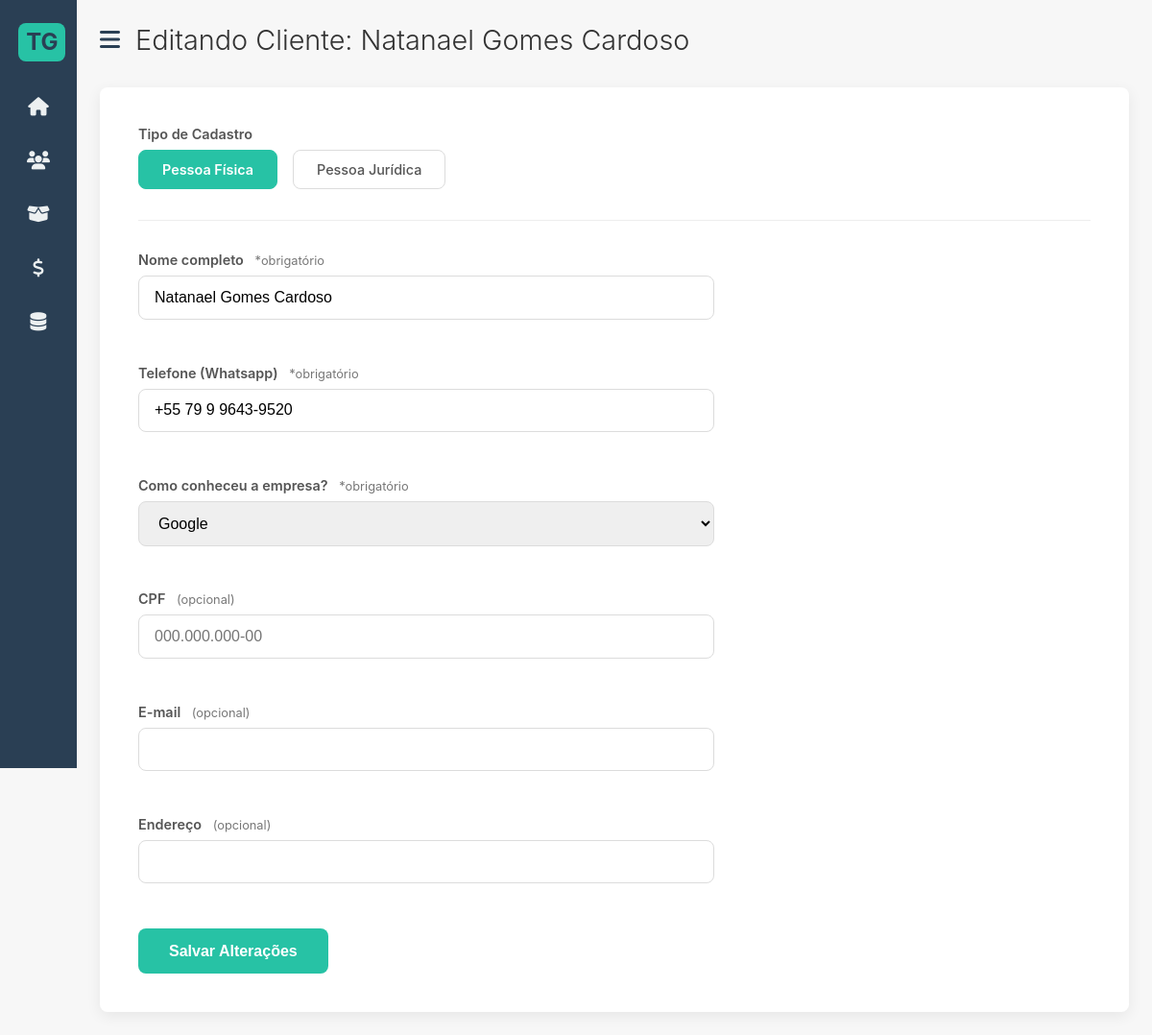
/clientes/editar/1, run on the app's committed database.
### app.py (models this page shows)
class Cliente(db.Model):
    id = db.Column(db.Integer, primary_key=True)
    tipo = db.Column(db.String(10), nullable=False)
    nome = db.Column(db.String(100))
    cpf = db.Column(db.String(20), unique=True)
    email = db.Column(db.String(120))
    endereco_pf = db.Column(db.String(255))
    razao_social = db.Column(db.String(100))
    responsavel = db.Column(db.String(100))
    cnpj = db.Column(db.String(20), unique=True)
    email_cnpj = db.Column(db.String(120))
    telefone_empresa = db.Column(db.String(30))
    endereco_empresa_pj = db.Column(db.String(255))
    endereco_entrega_pj = db.Column(db.String(255))
    telefone = db.Column(db.String(30), nullable=False)
    como_conheceu = db.Column(db.String(100), nullable=False)
    como_conheceu_outros = db.Column(db.String(100))

### app.py (the view, shortened to what this page needs)
@app.route('/clientes/editar/<int:id>', methods=['GET', 'POST'])
def editar_cliente(id):
    cliente = db.get_or_404(Cliente, id)
    return render_template('editar_cliente.html', cliente=cliente)

### app.py (called while the page is built)
@app.context_processor
def inject_now():
    return {'now': datetime.utcnow}

### templates/editar_cliente.html (shortened to what this page needs)
{% extends 'base.html' %}
{% block page_title %}Editando Cliente: {{ cliente.nome or cliente.razao_social }}{% endblock %}
{% block content %}
<form id="formCliente" action="{{ url_for('editar_cliente', id=cliente.id) }}" method="post" novalidate>
    <div class="form-group">
        <label>Tipo de Cadastro</label>
        <div class="radio-group">
            <label for="tipo_cpf">Pessoa Física</label>
            <label for="tipo_cnpj">Pessoa Jurídica</label>
        </div>
    </div>
    <hr style="border: none; border-top: 1px solid #eee; margin: 2rem 0;">
    <div id="form-cpf">
        <div class="form-group">
            <label for="nome_pf">Nome completo <span class="label-note">*obrigatório</span></label>
            <input type="text" name="nome" id="nome_pf" value="{{ cliente.nome or '' }}">
            <div class="error-message"></div>
        </div>
        <div class="form-group">
            <label for="telefone_pf">Telefone (Whatsapp) <span class="label-note">*obrigatório</span></label>
            <input type="text" name="telefone" id="telefone_pf" class="telefone-input"
                value="{{ cliente.telefone or '' }}">
            <div class="error-message"></div>
        </div>
        <div class="form-group">
            <label for="como_conheceu_pf">Como conheceu a empresa? <span class="label-note">*obrigatório</span></label>
            <select name="como_conheceu" id="como_conheceu_pf" class="como-conheceu-select">
                <option value="Google" {% if cliente.como_conheceu=='Google' %}selected{% endif %}>Google</option>
            </select>
            <div class="error-message"></div>
        </div>
        <div class="form-group">
            <label for="cpf">CPF <span class="label-note">(opcional)</span></label>
            <input type="text" name="cpf" id="cpf" placeholder="000.000.000-00" value="{{ cliente.cpf or '' }}">
            <div class="error-message"></div>
        </div>
        <div class="form-group">
            <label for="email_pf">E-mail <span class="label-note">(opcional)</span></label>
            <input type="email" name="email" id="email_pf" value="{{ cliente.email or '' }}">
            <div class="error-message"></div>
        </div>
        <div class="form-group">
            <label for="endereco_pf">Endereço <span class="label-note">(opcional)</span></label>
            <input type="text" name="endereco_pf" id="endereco_pf" value="{{ cliente.endereco_pf or '' }}">
            <div class="error-message"></div>
        </div>
    </div>
    <button type="submit" class="btn-salvar">Salvar Alterações</button>
</form>
{% endblock %}

### static/styles.css (style rules this page uses)
:root { --cor-principal: #2a3f54; --cor-secundaria: #34495e; --cor-destaque: #27c2a5; --cor-texto-claro: #ECF0F1; --cor-texto-escuro: #333; --cor-texto-sutil: #777; --cor-fundo: #F7F7F7; --cor-borda: #DCDCDC; --cor-erro: #e74c3c; --sombra-suave: 0 4px 15px rgba(0, 0, 0, 0.07); --borda-raio: 8px; }
* { margin: 0; padding: 0; box-sizing: border-box; }
body { font-family: -apple-system, BlinkMacSystemFont, 'Segoe UI', Roboto, Oxygen, Ubuntu, Cantarell, 'Open Sans', 'Helvetica Neue', sans-serif; background-color: var(--cor-fundo); display: flex; transition: margin-left 0.3s ease-in-out; color: var(--cor-texto-escuro); }
.form-group { margin-bottom: 1.5rem; }
.form-group label { display: block; margin-bottom: 0.5rem; font-weight: 600; font-size: 0.9rem; color: #555; }
.label-note { font-size: 0.8rem; font-weight: 400; color: var(--cor-texto-sutil); margin-left: 0.5rem; }
.form-group input[type="text"], .form-group input[type="email"], .form-group select { width: 100%; max-width: 600px; padding: 0.8rem 1rem; border: 1px solid var(--cor-borda); border-radius: var(--borda-raio); font-size: 1rem; transition: border-color 0.2s, box-shadow 0.2s; }
.radio-group { display: flex; gap: 1rem; align-items: center; }
.radio-group label { padding: 0.7rem 1.5rem; border: 1px solid var(--cor-borda); border-radius: var(--borda-raio); cursor: pointer; transition: all 0.2s ease; font-weight: 500; margin-bottom: 0; }
.radio-group input[type="radio"]:checked+label { background-color: var(--cor-destaque); color: #fff; border-color: var(--cor-destaque); font-weight: 600; }
.btn-salvar { background-color: var(--cor-destaque); color: #fff; border: none; padding: 0.9rem 2rem; font-size: 1rem; font-weight: 600; border-radius: var(--borda-raio); cursor: pointer; transition: background-color 0.2s, transform 0.1s; }
.error-message { color: var(--cor-erro); font-size: 0.85rem; margin-top: 0.4rem; height: 1.2em; }

### data on the page
Cliente: nome "Natanael Gomes Cardoso", telefone "+55 79 9 9643-9520", como_conheceu "Google"
